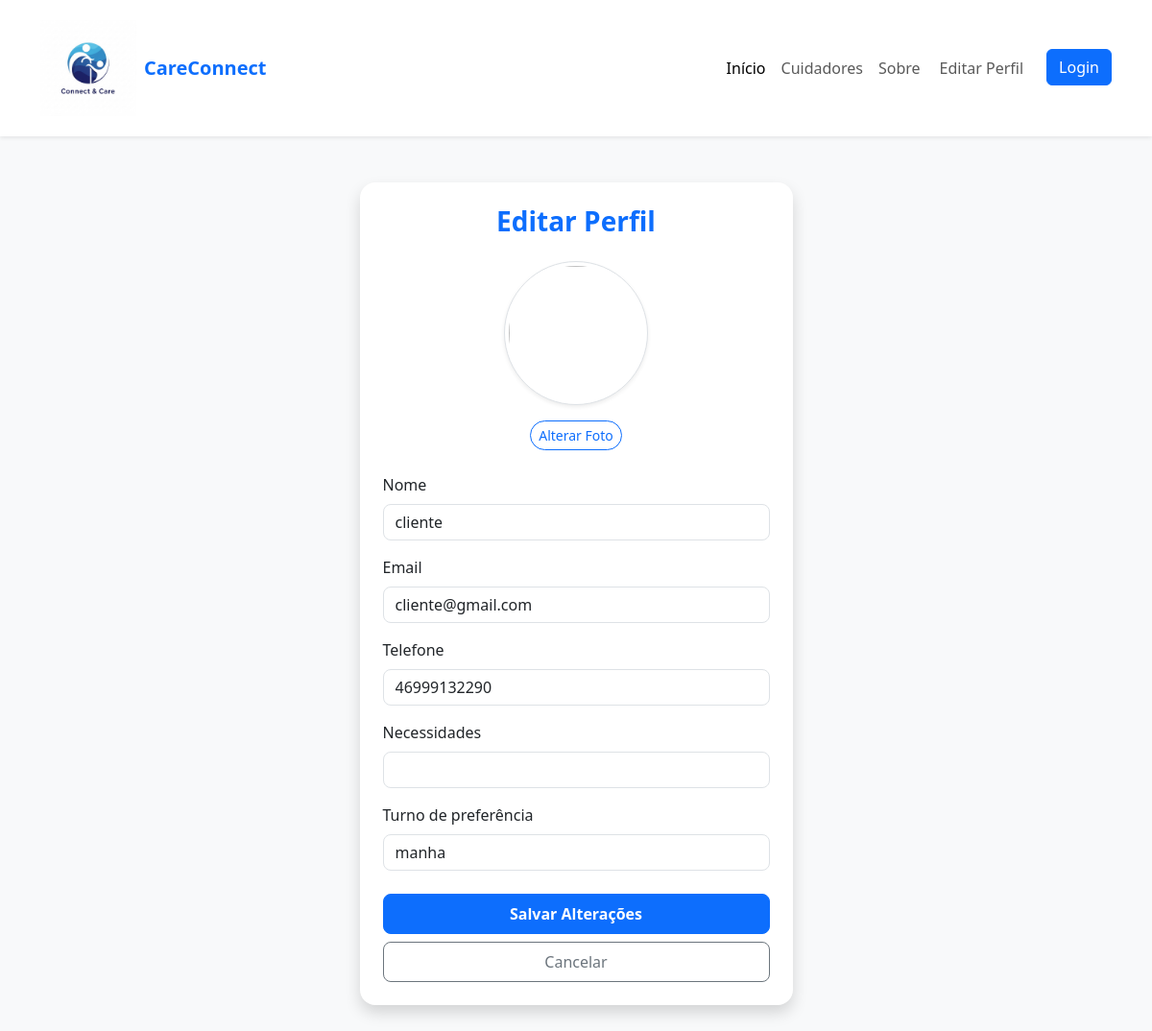
Page /editar-perfil/cliente/ (signed in) on the committed database.
### pfi/models.py (models this page shows, shortened)
class Usuario(models.Model):
    nome = models.CharField(max_length=100)
    email = models.EmailField()
    cpf = models.CharField(max_length=20)
    telefone = models.CharField(max_length=15)
    senha = models.CharField(max_length=128)
    data_cadastro = models.DateTimeField(auto_now_add=True)
    data_nasc = models.DateField()
    foto = models.ImageField(upload_to="fotos_cuidadores/", null=True, blank=True)

class Cliente(Usuario):
    necessidade=models.TextField()
    turno_preferencia=models.CharField()

### pfi/views.py (the view, shortened to what this page needs)
# urls.py: path("editar-perfil/cliente/", EditarPerfilClienteView.as_view(), name="editar_perfil_cliente"),
class EditarPerfilClienteView(UpdateView):
    model = Cliente
    template_name = "editar_perfil_cliente.html"  # você pode criar o HTML baseado no do cuidador
    fields = ["nome", "email", "telefone", "foto", "necessidade", "turno_preferencia"]
    success_url = reverse_lazy("editar_perfil_cliente")
    def get_object(self, queryset=None):
        user_id = self.request.session.get("user_id")
        if not user_id:
            messages.error(self.request, "Você precisa estar logado para editar o perfil.")
            return redirect("login")
        return Cliente.objects.get(pk=user_id)

### pfi/templates/editar_perfil_cliente.html (shortened to what this page needs)
{% load static %}
<!DOCTYPE html>
<html lang="pt-br">
<head>
    <link href="https://cdn.jsdelivr.net/npm/bootstrap@5.3.3/dist/css/bootstrap.min.css" rel="stylesheet">
    <link rel="stylesheet" href="{% static 'css/editar_perfil.css' %}">
</head>
<body>
{% include 'menu.html' %}
<div class="container py-5">
    <div class="row justify-content-center">
        <div class="col-md-6 col-lg-5">
            <div class="card shadow border-0 rounded-4 p-4">
                <h3 class="text-center text-primary fw-semibold mb-4">Editar Perfil</h3>
                <form method="POST" enctype="multipart/form-data">
                    <div class="text-center mb-4">
                        {% if cliente.foto %}
                        <img src="{{ cliente.foto.url }}"
                             class="rounded-circle img-thumbnail shadow-sm mb-3"
                             style="width: 150px; height: 150px; object-fit: cover;">
                        {% else %}
                        <img src="{% static 'img/user-blue.png' %}"
                             class="rounded-circle img-thumbnail shadow-sm mb-3"
                             style="width: 150px; height: 150px; object-fit: cover;">
                        {% endif %}
                        <div>
                            <label for="foto" class="btn btn-outline-primary btn-sm rounded-pill">Alterar Foto</label>
                        </div>
                    </div>
                    <div class="mb-3">
                        <label class="form-label">Nome</label>
                        <input type="text" name="nome" class="form-control rounded-3" value="{{ cliente.nome }}">
                    </div>
                    <div class="mb-3">
                        <label class="form-label">Email</label>
                        <input type="email" name="email" class="form-control rounded-3" value="{{ cliente.email }}">
                    </div>
                    <div class="mb-3">
                        <label class="form-label">Telefone</label>
                        <input type="text" name="telefone" class="form-control rounded-3"
                               value="{{ cliente.telefone }}">
                    </div>
                    <div class="mb-3">
                        <label class="form-label">Necessidades</label>
                        <input type="text" name="necessidade" class="form-control rounded-3"
                               value="{{ cliente.necessidade }}">
                    </div>
                    <div class="mb-4">
                        <label class="form-label">Turno de preferência</label>
                        <input type="text" name="turno_preferencia" class="form-control rounded-3"
                               value="{{ cliente.turno_preferencia }}">
                    </div>
                    <div class="d-grid gap-2">
                        <button type="submit" class="btn btn-primary fw-semibold rounded-3 py-2">Salvar Alterações
                        </button>
                        <a href="{% url 'home' %}" class="btn btn-outline-secondary rounded-3 py-2">Cancelar</a>
                    </div>
                </form>
            </div>
        </div>
    </div>
</div>
</body>
</html>

### pfi/static/editar_perfil.css (style rules this page uses)
body { background-color: #f8f9fa; }

### rows in the picture
Usuario: nome "cliente", email "cliente@gmail.com", telefone "46999132290"
Cliente: turno_preferencia "manha"
